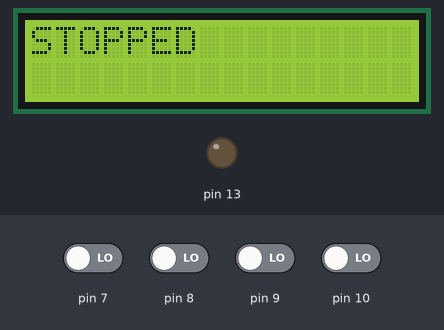
The sketch below on a simulated Arduino Uno, built with avr-gcc and run on an emulated ATmega328P. Shown: 16×2 character LCD, output pins drawn as LEDs (lit = HIGH). The inputs (shaded band) are chosen by the test bench; at power-on: pin 7–10 LOW. What the sketch prints to the serial monitor is not drawn.

Above: at 1.2 s.
1.3 s: pin 7 driven HIGH
At 2.2 s:
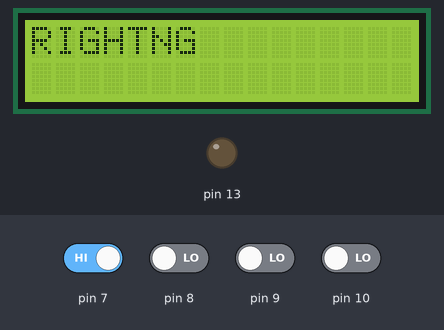
2.8 s: pin 7 driven LOW
At 3.1 s:
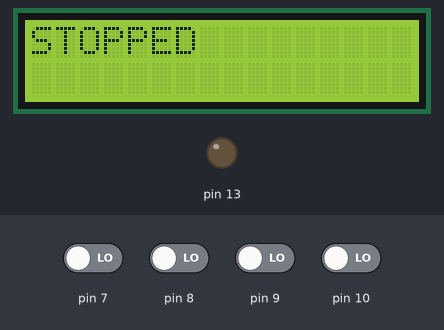
4.3 s: pin 10 driven HIGH
At 5.5 s:
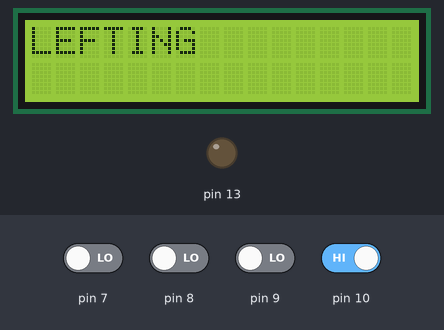
5.8 s: pin 10 driven LOW
At 6.5 s:
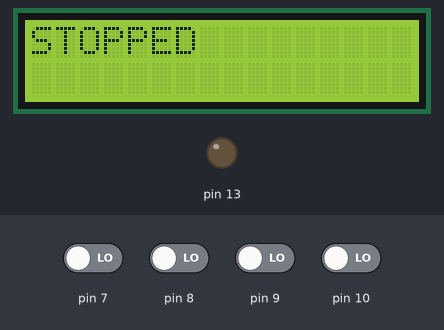
7.3 s: pin 8 driven HIGH and pin 9 driven HIGH
At 8.5 s:
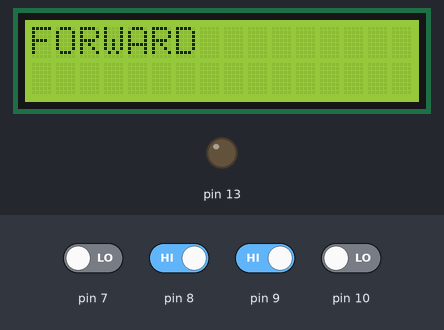
8.8 s: pin 7 driven HIGH and pin 10 driven HIGH
At 9.9 s:
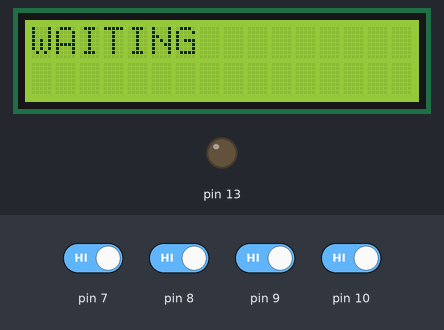
Timing chart, 0 to 11.3 s (numbered marks = the images above; inputs shaded):
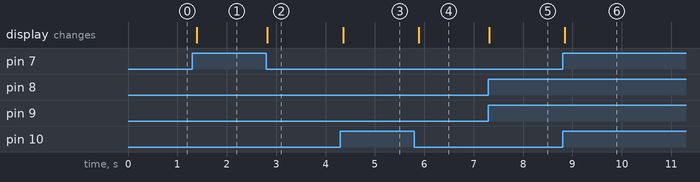

The sketch:

FSM_4.ino
```cpp
#include <LiquidCrystal.h>
#define tam 18
//                 Rs  En  d4 d5 d6 d7
LiquidCrystal lcd (12, 11, 5, 4, 3, 2);

typedef enum {
  STATE_INIT = 0,
  STATE_CHECKING,
  STATE_WAITING,
  NUMBER_OF_STATES
} state_t;

typedef enum {
  EVENT_INIT = 0,
  EVENT
} event_t;

typedef struct {
  event_t transitionEvent;
  state_t nextState;
  void (*stateFunction)(void);
} stateTable_t;

static volatile state_t currentState;

void stateMachine();
void setWAIT();
void setMOVE();
boolean r(int pin);

void setup() {
  Serial.begin(9600);
  pinMode(13, OUTPUT);
  pinMode(10, INPUT);
  pinMode(9, INPUT);
  pinMode(8, INPUT);
  pinMode(7, INPUT);
  lcd.begin(16,2);
}

void loop() {
  stateMachine(EVENT_INIT);
  while(1) {
    stateMachine(EVENT);
  }
}

static stateTable_t stateTable[NUMBER_OF_STATES] = {
  {EVENT_INIT, STATE_CHECKING, setWAIT},
  {EVENT, STATE_WAITING, setMOVE},
  {EVENT, STATE_CHECKING, setWAIT}
};

static void stateMachine(event_t event) {
  if (stateTable[currentState].transitionEvent == event) {
    currentState = stateTable[currentState].nextState;
  }
  if (stateTable[currentState].stateFunction != NULL)
    stateTable[currentState].stateFunction();
}

void setWAIT() {
  delay(100);
  lcd.setCursor(0, 0);
  lcd.print("WAITING");
  //Serial.println("WAITING");
}

void setMOVE() {
  lcd.setCursor(0, 0);
  if (r(10) == false && r(9) == true && r(8) == true && r(7) == false) {
    Serial.println("FORWARD");
    lcd.print("FORWARD");

  } else if (r(10) == true && r(9) == true && r(8) == true && r(7) == true) {
    Serial.println("SEARCHING LINE");

  } else if (r(10) == false && r(9) == true && r(8) == true && r(7) == true) {
    Serial.println("RIGHT x2");
    lcd.print("RIGHT");
  } else if (r(10) == false && r(9) == false && r(8) == true && r(7) == true) {
    Serial.println("RIGHT x4");
    lcd.print("RIGHT");
  } else if (r(10) == false && r(9) == false && r(8) == false && r(7) == true) {
    Serial.println("RIGHT x6");
    lcd.print("RIGHT");


  } else if (r(10) == true && r(9) == true && r(8) == true && r(7) == false) {
    Serial.println("LEFT x2");
    lcd.print("LEFT");
  } else if (r(10) == true && r(9) == true && r(8) == false && r(7) == false) {
    Serial.println("LEFT x4");
    lcd.print("LEFT");
  } else if (r(10) == true && r(9) == false && r(8) == false && r(7) == false) {
    Serial.println("LEFT x6");
    lcd.print("LEFT");


  } else {
    Serial.println("STOPPED");
    lcd.print("STOPPED");
  }
}

boolean r(int pin) {
  return digitalRead(pin);
}
```

Measured:
- after the input at 1.3 s, the display: changes after 0.09 s (image 1)
- after the input at 2.8 s, the display: changes at once (image 2)
- after the input at 4.3 s, the display: changes after 0.06 s (image 3)
- after the input at 5.8 s, the display: changes after 0.08 s (image 4)
- after the input at 7.3 s, the display: changes at once (image 5)
- after the input at 8.8 s, the display: changes after 0.05 s (image 6)
